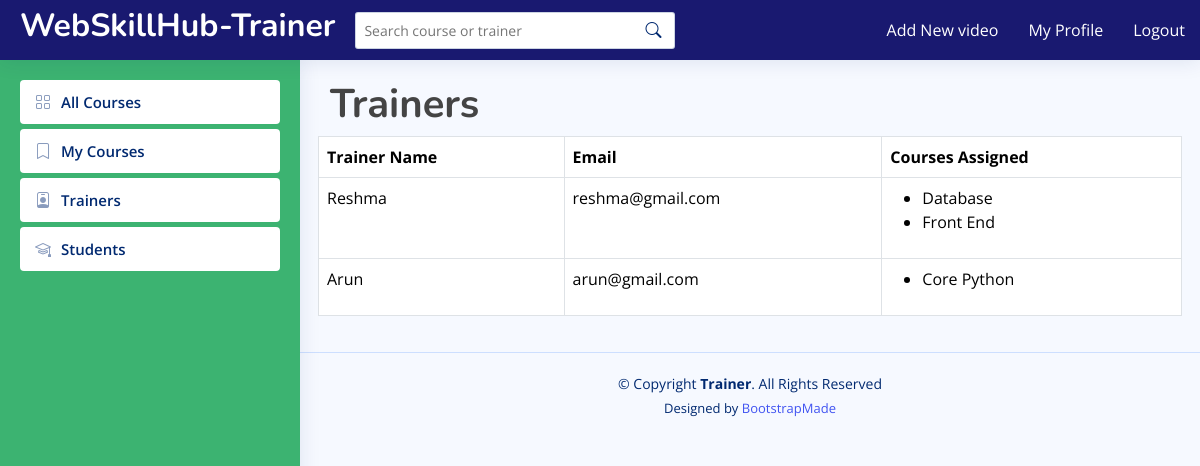
Screenshot of /trainer/trainers/ (signed in) with the database file from the repository.
### managerapp/models.py (models this page shows, shortened)
class Trainer(models.Model):
    name = models.CharField(max_length=100)
    email = models.EmailField()
    username = models.CharField(max_length=100,null=True)
    password = models.CharField(max_length=100,null=True)
    type = models.CharField(max_length=100,null=True)
    skype_id = models.CharField(max_length=100,null=True)
    whatsapp = models.CharField(max_length=100, null=True)

class Course(models.Model):
    title = models.CharField(max_length=255)
    description = models.TextField()
    image = models.ImageField(upload_to='course_images/', default='default_image.jpg')
    trainer = models.ForeignKey(Trainer, on_delete=models.SET_NULL, null=True, blank=True)
    price = models.IntegerField(default=0)

### trainerapp/views.py (the view)
# urls.py: path('trainers/', views.all_trainers, name='trainer_details'),
def all_trainers(request):
    trainer_id = request.session.get('trainer_id')
    if not trainer_id:
        return redirect('login')
    trainers = Trainer.objects.all()
    context = {'trainers': trainers}
    return render(request, 'trainer/trainers.html', context)

### templates/trainer/trainers.html
{% extends 'trainer/base.html' %}
{% load static %}
{% block content %}
<h1><b>Trainers</b></h1>
<table class="table table-bordered">
    <thead>
        <tr>
            <th>Trainer Name</th>
            <th>Email</th>
            <th>Courses Assigned</th>
        </tr>
    </thead>
    <tbody>
        {% for trainer in trainers %}
        <tr>
            <td>{{ trainer.name }}</td>
            <td>{{ trainer.email }}</td>
            <td>
                <ul>
                    {% for course in trainer.course_set.all %}
                        <li>{{ course.title }}</li>
                    {% empty %}
                        <li>No courses assigned.</li>
                    {% endfor %}
                </ul>
            </td>
        </tr>
        {% empty %}
        <tr>
            <td colspan="4">No trainers available.</td>
        </tr>
        {% endfor %}
    </tbody>
</table>
{% endblock %}

### static/assets/css/style.css (style rules this page uses)
:root { scroll-behavior: smooth; }
body { font-family: "Open Sans", sans-serif; background: #f6f9ff; color: #444444; }
h1, h2, h3, h4, h5, h6 { font-family: "Nunito", sans-serif; }

### rows the page displays
Trainer: name "Reshma", email "reshma@gmail.com"
Course: title "Database"
Course: title "Front End"
Trainer: name "Arun", email "arun@gmail.com"
Course: title "Core Python"
